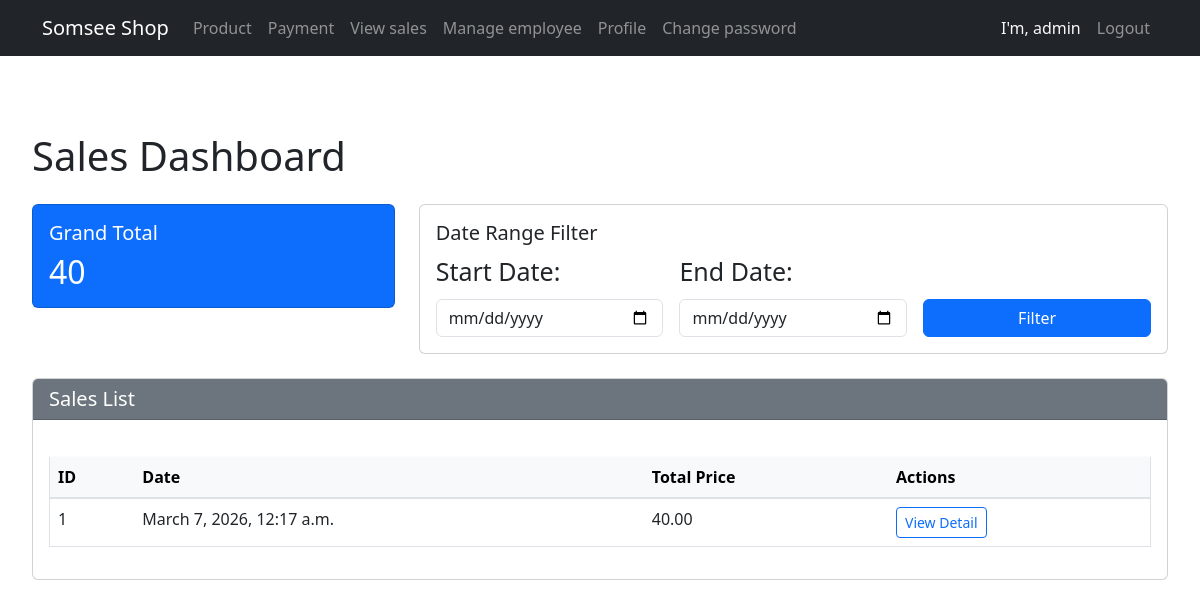
Screenshot of /view_sales/ (signed in) with the database file from the repository.
### payment/models.py (models this page shows, shortened)
class Sale(models.Model):
    date = models.DateTimeField(auto_now_add=True)
    total_price = models.DecimalField(max_digits=10, decimal_places=2)

### payment/views.py (the view)
# urls.py: path('view_sales/',  View_sales.as_view(), name='view_sales'),
class View_sales(LoginRequiredMixin, PermissionRequiredMixin, View):
    login_url = "/login/"
    permission_required = ["payment.view_sale", "payment.view_saleitem"]
    def get(self, request):
        start_date_str = request.GET.get('start_date')
        end_date_str = request.GET.get('end_date')
        start_date = datetime.strptime(start_date_str, '%Y-%m-%d') if start_date_str else None
        end_date = datetime.strptime(end_date_str, '%Y-%m-%d') if end_date_str else None
        sales = Sale.objects.all()
        if start_date:
            sales = sales.filter(date__gte=start_date)
        if end_date:
            sales = sales.filter(date__lte=end_date)
        grand_total = sales.aggregate(total_sale=Sum('total_price')) ['total_sale'] or Decimal('0.00')
        context = {
            "sales": sales,
            "grand_total": grand_total,
            "start_date": start_date_str,
            "end_date": end_date_str,
        }
        return render(request, "view_sales.html", context)

### payment/templates/view_sales.html (shortened to what this page needs)
{% extends 'layout.html' %}
{% block content %}
<div class="container-fluid mt-4">
    <h1 class="mb-4">Sales Dashboard</h1>
    <div class="row mb-4">
        <div class="col-md-4">
            <div class="card bg-primary text-white">
                <div class="card-body">
                    <h5 class="card-title">Grand Total</h5>
                    <h2 class="card-text">{{ grand_total }}</h2>
                </div>
            </div>
        </div>
        <div class="col-md-8">
            <div class="card">
                <div class="card-body">
                    <h5 class="card-title">Date Range Filter</h5>
                    <form method="get" class="row g-3 align-items-end">
                        <div class="col-md-4">
                            <label for="start_date" class="form-label">Start Date:</label>
                            <input type="date" class="form-control" id="start_date" name="start_date" value="{{ start_date }}">
                        </div>
                        <div class="col-md-4">
                            <label for="end_date" class="form-label">End Date:</label>
                            <input type="date" class="form-control" id="end_date" name="end_date" value="{{ end_date }}">
                        </div>
                        <div class="col-md-4">
                            <button type="submit" class="btn btn-primary w-100">Filter</button>
                        </div>
                    </form>
                </div>
            </div>
        </div>
    </div>
    <div class="card">
        <div class="card-header bg-secondary text-white">
            <h5 class="mb-0">Sales List</h5>
        </div>
        <div class="card-body">
            <div class="table-responsive">
                <table class="table table-hover">
                    <thead class="table-light">
                        <tr>
                            <th>ID</th>
                            <th>Date</th>
                            <th>Total Price</th>
                            <th>Actions</th>
                        </tr>
                    </thead>
                    <tbody>
                        {% for sale in sales %}
                        <tr>
                            <td>{{ sale.id }}</td>
                            <td>{{ sale.date }}</td>
                            <td>{{ sale.total_price }}</td>
                            <td>
                                <a href="{% url 'sale_detail' sale.id %}" class="btn btn-sm btn-outline-primary">View Detail</a>
                            </td>
                        </tr>
                        {% endfor %}
                    </tbody>
                </table>
            </div>
        </div>
    </div>
</div>
{% endblock %}

### product/templates/nav.html (shortened to what this page needs)
<!DOCTYPE html>
<html lang="en">
<head>
    <link rel="stylesheet" href="https://cdn.jsdelivr.net/npm/bootstrap@5.3.0/dist/css/bootstrap.min.css">
</head>
<body>
<nav class="navbar navbar-expand-lg navbar-dark bg-dark">
    <div class="container">
        <span class="navbar-brand" >Somsee Shop </span>
        <div class="collapse navbar-collapse" id="navbarNav">
            <ul class="navbar-nav">
                {% if user.is_authenticated %}
                    <li class="nav-item">
                        <a class="nav-link" href="{% url 'product' %}">Product</a>
                    </li>
                    {% if perms.payment.view_sale and perms.payment.view_sale  %}
                    <li class="nav-item">
                        <a class="nav-link" href="{% url 'payment' %}">Payment</a>
                    </li>
                    {% endif %}
                    {% if perms.payment.view_sale and perms.payment.view_sale  %}
                    <li class="nav-item">
                        <a class="nav-link" href="{% url 'view_sales' %}">View sales</a>
                    </li>
                    {% endif %}
                    {% if perms.auth.view_group  %}
                    <li class="nav-item">
                        <a class="nav-link" href="{% url 'viewemp' %}">Manage employee</a>
                    </li>
                    {% endif %}
                    <li class="nav-item">
                        <a class="nav-link" href="{% url 'profile' %}">Profile</a>
                    </li>
                    <li class="nav-item">
                        <a class="nav-link" href="{% url 'change_password' %}">Change password</a>
                    </li>
                    </ul>
                    <ul class="navbar-nav ms-auto">
                    <li class="nav-item">
                        <span class="navbar-text text-light me-2">I'm, {{ user.username }}</span>
                    </li>
                    <li class="nav-item">
                        <a class="nav-link btn btn-outline-light" href="{% url 'logout' %}">Logout</a>
                    </li>
                {% endif %}
            </ul>
        </div>
    </div>
</nav>
</body>
</html>

### static/style.css (style rules this page uses)
* { margin: 0; padding: 0; box-sizing: border-box; }
button, .btn { padding: 10px 15px; background-color: #466bff; color: white; border: none; cursor: pointer; font-size: 13px; text-decoration: none; }
input, select, textarea { padding: 10px; border: 1px solid #ddd; }
.form, input, select { margin-top: 20px; width: 250px; }
.form, button { margin-top: 10px; }
.from, label { font-size: 25px; font-weight: 500; }
table { width: 100%; border-collapse: collapse; margin-top: 20px; }
table, th, td { border: 1px solid black; }
th, td { padding: 8px; text-align: left; }
th { background-color: #f2f2f2; }

### rows the page displays
Sale: id "1", date "March 7, 2026, 12:17 a.m.", total_price "40.00"

### other values shown
{{ user.username }} "admin"
{{ grand_total }} "40"
